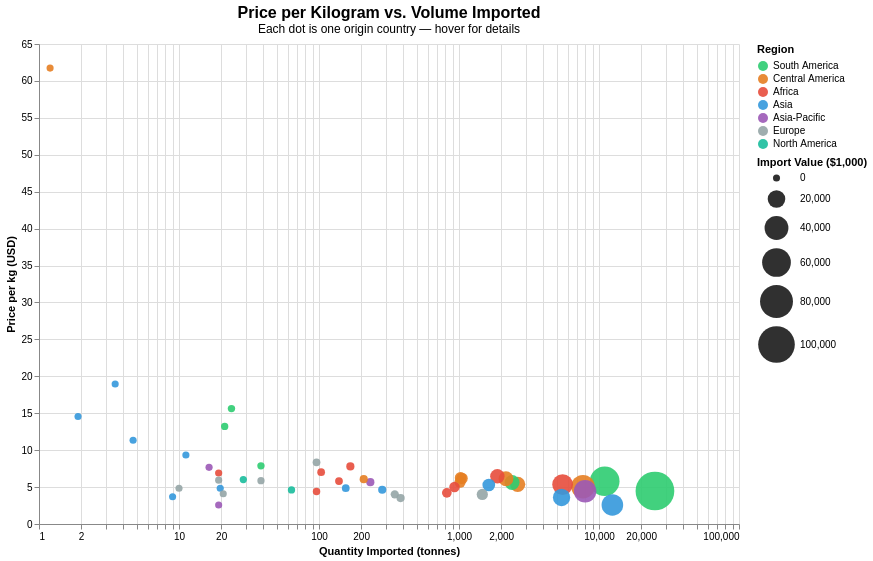

The Vega-Lite source for this figure:
### Vega-Lite specification from a JSON file in a GitHub repository (floating-point values rounded to 4 significant figures)
{"$schema": "https://vega.github.io/schema/vega-lite/v5.json", "title": {"text": "Price per Kilogram vs. Volume Imported", "subtitle": "Each dot is one origin country — hover for details", "fontSize": 16, "subtitleFontSize": 12}, "width": 700, "height": 480, "data": {"values": [{"country": "Brazil", "value_1000usd": 112100.0, "quantity_kg": 25092500, "price_per_kg_usd": 4.47, "region": "South America", "display_name": "Brazil", "value_million": 112.1, "quantity_tonnes": 25090.0}, {"country": "Colombia", "value_1000usd": 63680.0, "quantity_kg": 10989600, "price_per_kg_usd": 5.79, "region": "South America", "display_name": "Colombia", "value_million": 63.68, "quantity_tonnes": 10990.0}, {"country": "Honduras", "value_1000usd": 38890.0, "quantity_kg": 7684420, "price_per_kg_usd": 5.06, "region": "Central America", "display_name": "Honduras", "value_million": 38.89, "quantity_tonnes": 7684.0}, {"country": "Papua New Guinea", "value_1000usd": 35250.0, "quantity_kg": 7957620, "price_per_kg_usd": 4.43, "region": "Asia-Pacific", "display_name": "Papua New Guinea", "value_million": 35.25, "quantity_tonnes": 7958.0}, {"country": "Vietnam", "value_1000usd": 32200.0, "quantity_kg": 12459700, "price_per_kg_usd": 2.58, "region": "Asia", "display_name": "Vietnam", "value_million": 32.2, "quantity_tonnes": 12460.0}, {"country": "Ethiopia(excludes Eritrea)", "value_1000usd": 29360.0, "quantity_kg": 5496150, "price_per_kg_usd": 5.34, "region": "Africa", "display_name": "Ethiopia", "value_million": 29.36, "quantity_tonnes": 5496.0}, {"country": "India", "value_1000usd": 19420.0, "quantity_kg": 5402900, "price_per_kg_usd": 3.59, "region": "Asia", "display_name": "India", "value_million": 19.42, "quantity_tonnes": 5403.0}, {"country": "Nicaragua", "value_1000usd": 14130.0, "quantity_kg": 2624580, "price_per_kg_usd": 5.38, "region": "Central America", "display_name": "Nicaragua", "value_million": 14.13, "quantity_tonnes": 2625.0}, {"country": "Peru", "value_1000usd": 13480.0, "quantity_kg": 2394050, "price_per_kg_usd": 5.63, "region": "South America", "display_name": "Peru", "value_million": 13.48, "quantity_tonnes": 2394.0}, {"country": "Guatemala", "value_1000usd": 13250.0, "quantity_kg": 2164530, "price_per_kg_usd": 6.12, "region": "Central America", "display_name": "Guatemala", "value_million": 13.25, "quantity_tonnes": 2164.0}, {"country": "Kenya", "value_1000usd": 12140.0, "quantity_kg": 1879230, "price_per_kg_usd": 6.46, "region": "Africa", "display_name": "Kenya", "value_million": 12.14, "quantity_tonnes": 1879.0}, {"country": "Indonesia", "value_1000usd": 8618.0, "quantity_kg": 1631970, "price_per_kg_usd": 5.28, "region": "Asia", "display_name": "Indonesia", "value_million": 8.62, "quantity_tonnes": 1632.0}, {"country": "El Salvador", "value_1000usd": 6475.0, "quantity_kg": 1050040, "price_per_kg_usd": 6.17, "region": "Central America", "display_name": "El Salvador", "value_million": 6.47, "quantity_tonnes": 1050.0}, {"country": "Costa Rica", "value_1000usd": 6411.0, "quantity_kg": 1025930, "price_per_kg_usd": 6.25, "region": "Central America", "display_name": "Costa Rica", "value_million": 6.41, "quantity_tonnes": 1026.0}, {"country": "Germany", "value_1000usd": 5865.0, "quantity_kg": 1467050, "price_per_kg_usd": 4.0, "region": "Europe", "display_name": "Germany", "value_million": 5.86, "quantity_tonnes": 1467.0}, {"country": "Mexico", "value_1000usd": 5759.0, "quantity_kg": 1017500, "price_per_kg_usd": 5.66, "region": "Central America", "display_name": "Mexico", "value_million": 5.76, "quantity_tonnes": 1018.0}, {"country": "Tanzania", "value_1000usd": 4638.0, "quantity_kg": 928460, "price_per_kg_usd": 5.0, "region": "Africa", "display_name": "Tanzania", "value_million": 4.64, "quantity_tonnes": 928.5}, {"country": "Uganda", "value_1000usd": 3452.0, "quantity_kg": 818690, "price_per_kg_usd": 4.22, "region": "Africa", "display_name": "Uganda", "value_million": 3.45, "quantity_tonnes": 818.7}, {"country": "Belgium", "value_1000usd": 1397.0, "quantity_kg": 347712, "price_per_kg_usd": 4.02, "region": "Europe", "display_name": "Belgium", "value_million": 1.4, "quantity_tonnes": 347.7}, {"country": "Switzerland", "value_1000usd": 1343.0, "quantity_kg": 382638, "price_per_kg_usd": 3.51, "region": "Europe", "display_name": "Switzerland", "value_million": 1.34, "quantity_tonnes": 382.6}, {"country": "East Timor", "value_1000usd": 1320.0, "quantity_kg": 232628, "price_per_kg_usd": 5.67, "region": "Asia-Pacific", "display_name": "East Timor", "value_million": 1.32, "quantity_tonnes": 232.6}, {"country": "China", "value_1000usd": 1313.0, "quantity_kg": 282942, "price_per_kg_usd": 4.64, "region": "Asia", "display_name": "China", "value_million": 1.31, "quantity_tonnes": 282.9}, {"country": "Rwanda", "value_1000usd": 1306.0, "quantity_kg": 167460, "price_per_kg_usd": 7.8, "region": "Africa", "display_name": "Rwanda", "value_million": 1.31, "quantity_tonnes": 167.5}, {"country": "Panama", "value_1000usd": 1267.0, "quantity_kg": 208731, "price_per_kg_usd": 6.07, "region": "Central America", "display_name": "Panama", "value_million": 1.27, "quantity_tonnes": 208.7}, {"country": "Djibouti", "value_1000usd": 807.9, "quantity_kg": 138938, "price_per_kg_usd": 5.81, "region": "Africa", "display_name": "Djibouti", "value_million": 0.81, "quantity_tonnes": 138.9}, {"country": "Denmark", "value_1000usd": 802.7, "quantity_kg": 96000, "price_per_kg_usd": 8.36, "region": "Europe", "display_name": "Denmark", "value_million": 0.8, "quantity_tonnes": 96.0}, {"country": "Singapore", "value_1000usd": 752.9, "quantity_kg": 155273, "price_per_kg_usd": 4.85, "region": "Asia", "display_name": "Singapore", "value_million": 0.75, "quantity_tonnes": 155.3}, {"country": "Burundi", "value_1000usd": 726.9, "quantity_kg": 103560, "price_per_kg_usd": 7.02, "region": "Africa", "display_name": "Burundi", "value_million": 0.73, "quantity_tonnes": 103.6}, {"country": "Western Sahara", "value_1000usd": 422.2, "quantity_kg": 96000, "price_per_kg_usd": 4.4, "region": "Africa", "display_name": "Western Sahara", "value_million": 0.42, "quantity_tonnes": 96.0}, {"country": "Ecuador", "value_1000usd": 371.0, "quantity_kg": 23732, "price_per_kg_usd": 15.63, "region": "South America", "display_name": "Ecuador", "value_million": 0.37, "quantity_tonnes": 23.7}, {"country": "Chile", "value_1000usd": 303.2, "quantity_kg": 38484, "price_per_kg_usd": 7.88, "region": "South America", "display_name": "Chile", "value_million": 0.3, "quantity_tonnes": 38.5}, {"country": "Canada", "value_1000usd": 293.6, "quantity_kg": 63569, "price_per_kg_usd": 4.62, "region": "North America", "display_name": "Canada", "quantity_tonnes": 63.6}, {"country": "Bolivia", "value_1000usd": 280.4, "quantity_kg": 21230, "price_per_kg_usd": 13.21, "region": "South America", "display_name": "Bolivia", "quantity_tonnes": 21.2}, {"country": "United Kingdom", "value_1000usd": 226.1, "quantity_kg": 38518, "price_per_kg_usd": 5.87, "region": "Europe", "display_name": "United Kingdom", "quantity_tonnes": 38.5}, {"country": "United States", "value_1000usd": 173.4, "quantity_kg": 28845, "price_per_kg_usd": 6.01, "region": "North America", "display_name": "United States", "quantity_tonnes": 28.8}, {"country": "Zambia", "value_1000usd": 132.7, "quantity_kg": 19200, "price_per_kg_usd": 6.91, "region": "Africa", "display_name": "Zambia", "quantity_tonnes": 19.2}, {"country": "New Zealand", "value_1000usd": 125.8, "quantity_kg": 16400, "price_per_kg_usd": 7.67, "region": "Asia-Pacific", "display_name": "New Zealand", "quantity_tonnes": 16.4}, {"country": "Netherlands", "value_1000usd": 114.1, "quantity_kg": 19200, "price_per_kg_usd": 5.94, "region": "Europe", "display_name": "Netherlands", "quantity_tonnes": 19.2}, {"country": "Myanmar", "value_1000usd": 104.7, "quantity_kg": 11210, "price_per_kg_usd": 9.34, "region": "Asia", "display_name": "Myanmar", "quantity_tonnes": 11.2}, {"country": "Malaysia", "value_1000usd": 95.43, "quantity_kg": 19701, "price_per_kg_usd": 4.84, "region": "Asia", "display_name": "Malaysia", "quantity_tonnes": 19.7}, {"country": "Hungary", "value_1000usd": 84.68, "quantity_kg": 20700, "price_per_kg_usd": 4.09, "region": "Europe", "display_name": "Hungary", "quantity_tonnes": 20.7}, {"country": "Jamaica", "value_1000usd": 75.32, "quantity_kg": 1220, "price_per_kg_usd": 61.74, "region": "Central America", "display_name": "Jamaica", "quantity_tonnes": 1.2}, {"country": "Yemen", "value_1000usd": 65.59, "quantity_kg": 3460, "price_per_kg_usd": 18.96, "region": "Asia", "display_name": "Yemen", "quantity_tonnes": 3.5}, {"country": "Thailand", "value_1000usd": 52.79, "quantity_kg": 4657, "price_per_kg_usd": 11.34, "region": "Asia", "display_name": "Thailand", "quantity_tonnes": 4.7}, {"country": "Australia", "value_1000usd": 49.45, "quantity_kg": 19200, "price_per_kg_usd": 2.58, "region": "Asia-Pacific", "display_name": "Australia", "quantity_tonnes": 19.2}, {"country": "Italy", "value_1000usd": 48.55, "quantity_kg": 10040, "price_per_kg_usd": 4.84, "region": "Europe", "display_name": "Italy", "quantity_tonnes": 10.0}, {"country": "Lao PDR", "value_1000usd": 33.27, "quantity_kg": 9000, "price_per_kg_usd": 3.7, "region": "Asia", "display_name": "Lao PDR", "quantity_tonnes": 9.0}, {"country": "Nepal", "value_1000usd": 27.94, "quantity_kg": 1920, "price_per_kg_usd": 14.55, "region": "Asia", "display_name": "Nepal", "quantity_tonnes": 1.9}]}, "params": [{"name": "region_filter", "value": "All", "bind": {"input": "select", "options": ["All", "South America", "Central America", "Africa", "Asia", "Asia-Pacific", "Europe", "North America"], "labels": ["All Regions", "South America", "Central America", "Africa", "Asia", "Asia-Pacific", "Europe", "North America"], "name": "Filter region: "}}, {"name": "dot_hover", "select": {"type": "point", "on": "mouseover", "clear": "mouseout"}}], "transform": [{"filter": "region_filter === 'All' || datum.region === region_filter"}], "mark": {"type": "circle", "cursor": "pointer"}, "encoding": {"x": {"field": "quantity_tonnes", "type": "quantitative", "title": "Quantity Imported (tonnes)", "scale": {"type": "log"}, "axis": {"format": ",.0f"}}, "y": {"field": "price_per_kg_usd", "type": "quantitative", "title": "Price per kg (USD)", "scale": {"zero": false}}, "size": {"field": "value_1000usd", "type": "quantitative", "title": "Import Value ($1,000)", "scale": {"range": [50, 1500]}}, "color": {"field": "region", "type": "nominal", "title": "Region", "scale": {"domain": ["South America", "Central America", "Africa", "Asia", "Asia-Pacific", "Europe", "North America"], "range": ["#2ecc71", "#e67e22", "#e74c3c", "#3498db", "#9b59b6", "#95a5a6", "#1abc9c"]}}, "opacity": {"condition": {"param": "dot_hover", "empty": true, "value": 0.9}, "value": 0.15}, "tooltip": [{"field": "display_name", "type": "nominal", "title": "Country"}, {"field": "price_per_kg_usd", "type": "quantitative", "title": "Price/kg (USD)", "format": ".2f"}, {"field": "quantity_tonnes", "type": "quantitative", "title": "Quantity (tonnes)", "format": ",.1f"}, {"field": "value_1000usd", "type": "quantitative", "title": "Value ($1,000)", "format": ",.0f"}, {"field": "region", "type": "nominal", "title": "Region"}]}, "config": {"view": {"stroke": null}}}
